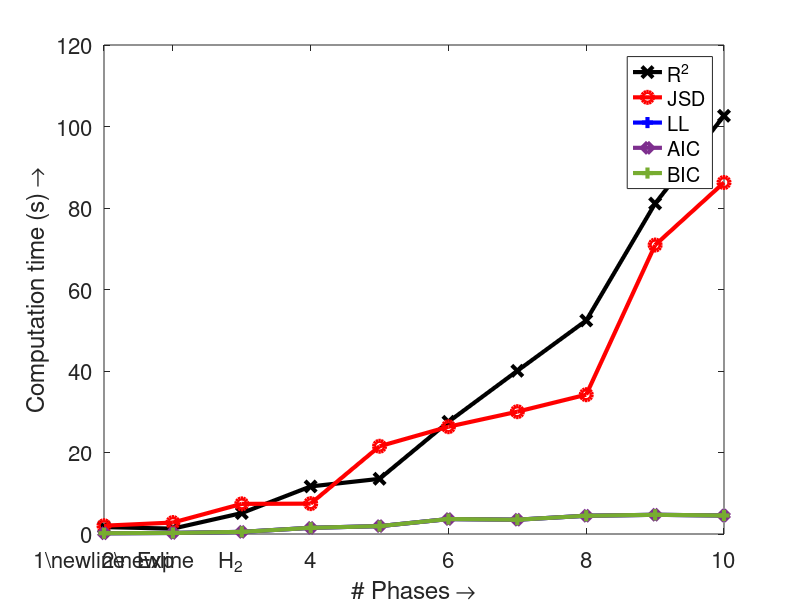

This chart was generated by the following MATLAB code: (Note: this script raises an error after producing the figure.)
clear all;
format compact;

% fid=fopen('phases_vs_obj.csv');
% cdata=textscan(fid,'%*f %f %f %f %f %f %f', 'delimiter', ',', 'HeaderLines', 1);
% fclose(fid);

% JSD=cdata{1};
% R2=cdata{2};
% LL=cdata{3};
% JSD_time=cdata{4};
% R2_time=cdata{5};
% LL_time=cdata{6};

C={[      0    0.4470    0.7410],    
    [0.8500    0.3250    0.0980], 
    [0.9290    0.6940    0.1250],
    [0.4940    0.1840    0.5560],
    [0.4660    0.6740    0.1880]
    [0.3010    0.7450    0.9330],
    [0.6350    0.0780    0.1840]};

JSD=[0.00608776	0.00586238	0.00599088	0.00602172	0.0059977	0.00614106	0.00599046	0.0060182	0.00600304	0.00622364];
JSD_time=[2.03502	2.81082	7.3948	7.4497	21.5321	26.33025	30.01664	34.1844	70.908	86.255];
R2=[0.72198	0.98858	0.989038	0.990902	0.990936	0.990918	0.990918	0.990902	0.990918	0.990902];
R2_time=[1.69454	1.31648	5.13702	11.67402	13.53892	27.5234	40.0386	52.3976	81.0946	102.6366];
LL=[0.0254922	0.9121994	0.979895	0.9883862	0.9972986	0.9952026	0.999332	0.9990346	0.999722	0.9992776];
LL_time=[0.185268	0.258384	0.520782	1.517222	1.93392	3.66874	3.51162	4.479	4.71302	4.5402];
AIC=[-4074994	-5188194	-5213794	-5221394	-5228394	-5223994	-5217394	-5217394	-5217394	-5228794];
BIC=[-4074972.637	-5188172.637	-5213772.637	-5221372.637	-5228372.637	-5223972.637	-5217372.637	-5217372.637	-5217372.637	-5228772.637];
normAIC = AIC - min(AIC(:));
normAIC = normAIC ./ max(normAIC(:));
normBIC = BIC - min(BIC(:));
normBIC = normBIC ./ max(normBIC(:));
range=1:10;

% figure('Position',[100 100 350 250]);
% hold on;
% plot(range,R2(range),'-kx','LineWidth',3,'MarkerSize',8);
% plot(range,JSD(range),'-ro','LineWidth',3,'MarkerSize',8);
% plot(range,LL(range)./max(LL(range)),'-b+','LineWidth',3,'MarkerSize',8);
% plot(range,normAIC,'-d','LineWidth',3,'MarkerSize',8,'Color',C{4});
% plot(range,normBIC,'-+','LineWidth',3,'MarkerSize',8,'Color',C{5});
% xlabel('# Phases \rightarrow');
% ylabel('Objective/metric \rightarrow');
% set(gca,'FontSize',16);
% xlim([1 10]);
% set(gca,'XTick',[1,2,4,6,8,10]);
% set(gca,'XTickLabel',{'    1\newline  Exp','    2\newline    H_2','4','6','8','10'});
% % set(gca,'YTick',0:0.5:1);
% ylim([0 1]);
% box on;
% legend('R^2','JSD','LL (normalized)','Location','SE');

figure('Position',[100 100 350 250]);
hold on;
plot(range,R2_time(range),'-kx','LineWidth',3,'MarkerSize',8);
plot(range,JSD_time(range),'-ro','LineWidth',3,'MarkerSize',8);
plot(range,LL_time(range),'-b+','LineWidth',3,'MarkerSize',8);
plot(range,LL_time(range),'-d','LineWidth',3,'MarkerSize',8,'Color',C{4});
plot(range,LL_time(range),'-+','LineWidth',3,'MarkerSize',8,'Color',C{5});
xlabel('# Phases \rightarrow');
ylabel('Computation time (s) \rightarrow');
set(gca,'FontSize',16);
xlim([1 10]);
set(gca,'XTick',[1,2,4,6,8,10]);
set(gca,'XTickLabel',{'    1\newline  Exp','    2\newline    H_2','4','6','8','10'});
% set(gca,'YTick',0:0.5:1);
% ylim([0 1]);
box on;
lgd=legend('R^2','JSD','LL','AIC','BIC','Location','Best');
lgd.FontSize=12;